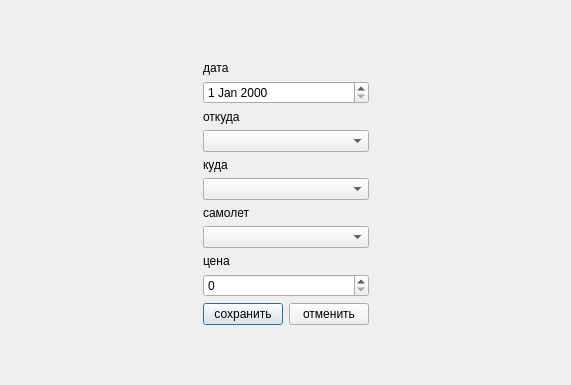
<?xml version="1.0" encoding="UTF-8"?>
<ui version="4.0">
 <class>EditScheduleDialog</class>
 <widget class="QDialog" name="EditScheduleDialog">
  <property name="geometry">
   <rect>
    <x>0</x>
    <y>0</y>
    <width>571</width>
    <height>385</height>
   </rect>
  </property>
  <property name="windowTitle">
   <string>Dialog</string>
  </property>
  <layout class="QHBoxLayout" name="horizontalLayout_4">
   <item>
    <spacer name="horizontalSpacer">
     <property name="orientation">
      <enum>Qt::Horizontal</enum>
     </property>
     <property name="sizeHint" stdset="0">
      <size>
       <width>40</width>
       <height>20</height>
      </size>
     </property>
    </spacer>
   </item>
   <item>
    <layout class="QVBoxLayout" name="verticalLayout_6">
     <item>
      <spacer name="verticalSpacer">
       <property name="orientation">
        <enum>Qt::Vertical</enum>
       </property>
       <property name="sizeHint" stdset="0">
        <size>
         <width>20</width>
         <height>40</height>
        </size>
       </property>
      </spacer>
     </item>
     <item>
      <layout class="QVBoxLayout" name="verticalLayout">
       <item>
        <widget class="QLabel" name="label">
         <property name="text">
          <string>дата</string>
         </property>
        </widget>
       </item>
       <item>
        <widget class="QDateEdit" name="dateEdit_date"/>
       </item>
      </layout>
     </item>
     <item>
      <layout class="QVBoxLayout" name="verticalLayout_2">
       <item>
        <widget class="QLabel" name="label_2">
         <property name="text">
          <string>откуда</string>
         </property>
        </widget>
       </item>
       <item>
        <widget class="QComboBox" name="comboBox_departure_town"/>
       </item>
      </layout>
     </item>
     <item>
      <layout class="QVBoxLayout" name="verticalLayout_3">
       <item>
        <widget class="QLabel" name="label_3">
         <property name="text">
          <string>куда</string>
         </property>
        </widget>
       </item>
       <item>
        <widget class="QComboBox" name="comboBox_arrival_town"/>
       </item>
      </layout>
     </item>
     <item>
      <layout class="QVBoxLayout" name="verticalLayout_4">
       <item>
        <widget class="QLabel" name="label_4">
         <property name="text">
          <string>самолет</string>
         </property>
        </widget>
       </item>
       <item>
        <widget class="QComboBox" name="comboBox_airplane"/>
       </item>
      </layout>
     </item>
     <item>
      <layout class="QVBoxLayout" name="verticalLayout_5">
       <item>
        <widget class="QLabel" name="label_5">
         <property name="text">
          <string>цена</string>
         </property>
        </widget>
       </item>
       <item>
        <widget class="QSpinBox" name="spinBox_price"/>
       </item>
      </layout>
     </item>
     <item>
      <layout class="QHBoxLayout" name="horizontalLayout_3">
       <item>
        <widget class="QPushButton" name="pushButton_apply">
         <property name="text">
          <string>сохранить</string>
         </property>
        </widget>
       </item>
       <item>
        <widget class="QPushButton" name="pushButton_close">
         <property name="text">
          <string>отменить</string>
         </property>
        </widget>
       </item>
      </layout>
     </item>
     <item>
      <spacer name="verticalSpacer_2">
       <property name="orientation">
        <enum>Qt::Vertical</enum>
       </property>
       <property name="sizeHint" stdset="0">
        <size>
         <width>20</width>
         <height>40</height>
        </size>
       </property>
      </spacer>
     </item>
    </layout>
   </item>
   <item>
    <spacer name="horizontalSpacer_2">
     <property name="orientation">
      <enum>Qt::Horizontal</enum>
     </property>
     <property name="sizeHint" stdset="0">
      <size>
       <width>40</width>
       <height>20</height>
      </size>
     </property>
    </spacer>
   </item>
  </layout>
 </widget>
 <resources/>
 <connections/>
</ui>
